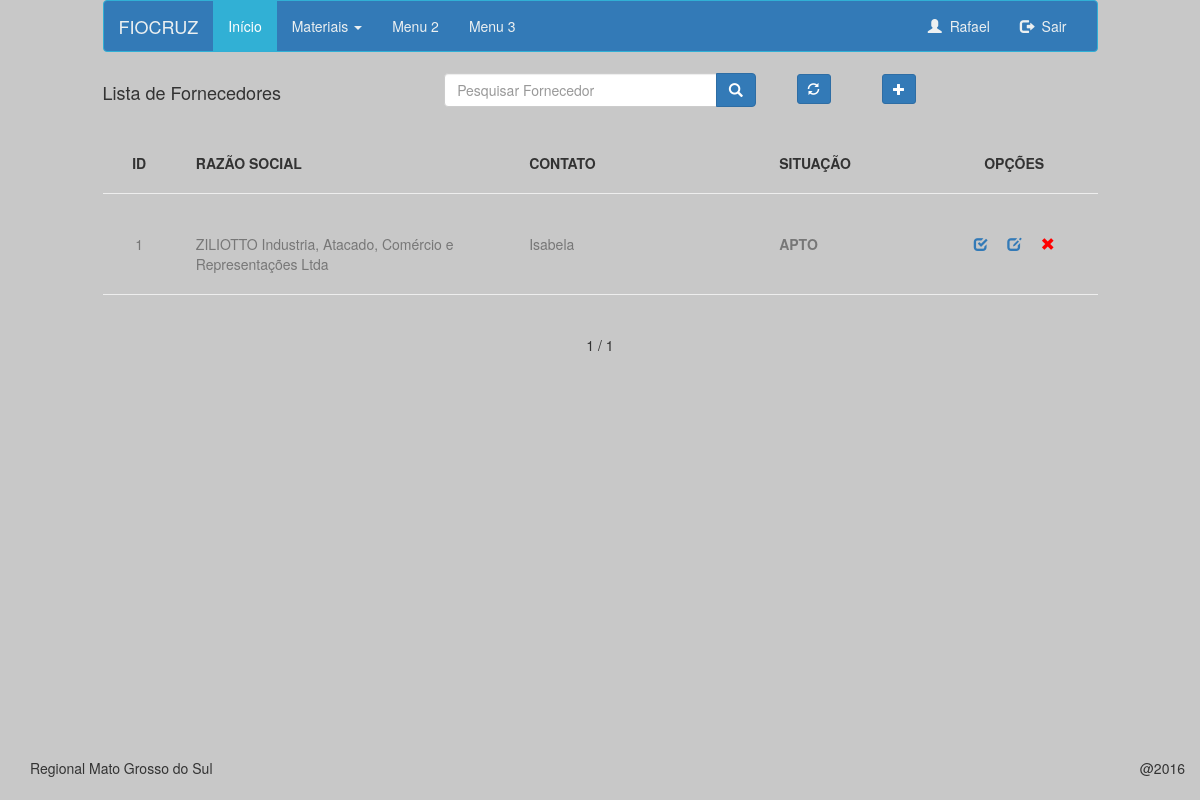
The page /fornecedor/ (signed in) on the database as committed earlier.
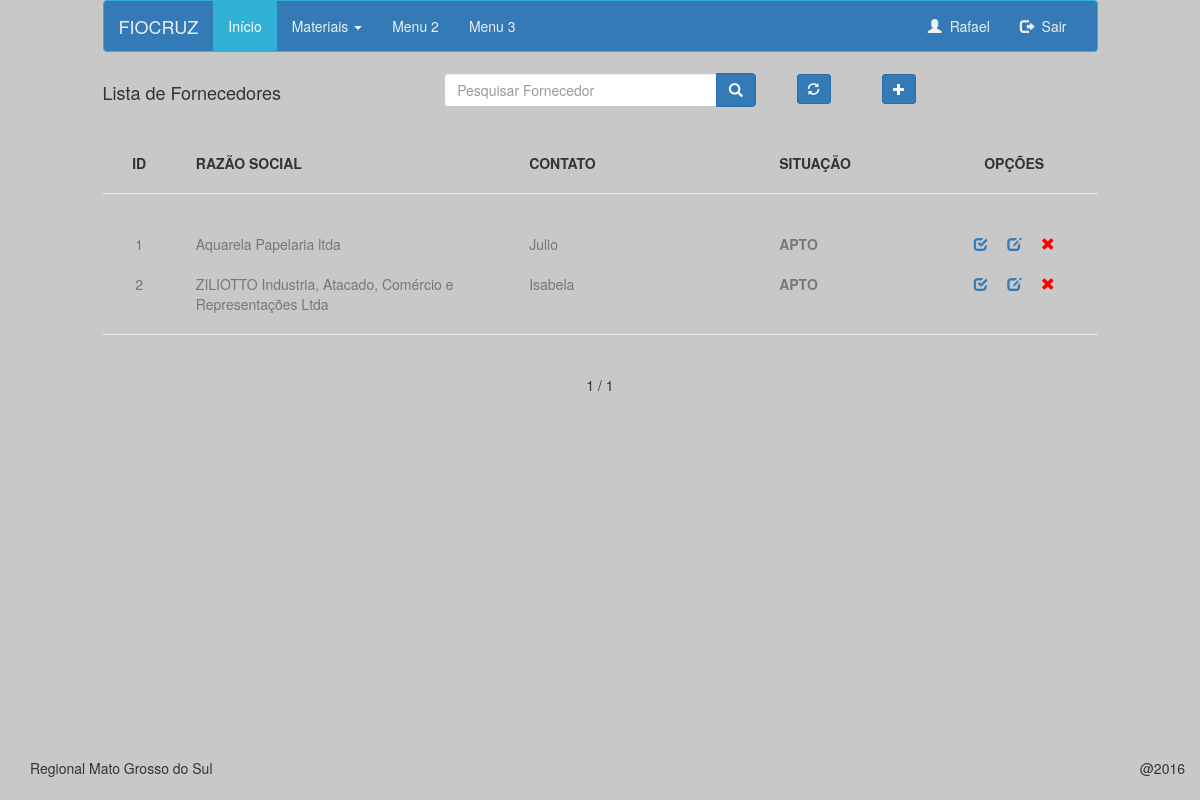
The same page on the database as committed later.
### fornecedor/models.py (models this page shows, shortened)
class Fornecedor(models.Model):
	razaosocial	= models.CharField(max_length=80,null=False)
	nomefantasia= models.CharField(max_length=40,null=False)
	cnpj		= models.CharField(max_length=14,null=False)
	atividade	= models.CharField(max_length=20,null=False)
	estado		= models.ForeignKey(Estado)
	cidade		= models.ForeignKey(Municipio)
	endereco 	= models.CharField(max_length=40,null=False)
	numero		= models.CharField(max_length=6,null=False)
	complemento	= models.CharField(max_length=40,null=True)
	cep			= models.CharField(max_length=8,null=False)
	telefone	= models.CharField(max_length=20,null=False)
	contato		= models.CharField(max_length=40,null=True)
	criado	 	= models.DateTimeField(auto_now=False,auto_now_add=True)
	atualizado 	= models.DateTimeField(auto_now=True,auto_now_add=False)
	situacao	= models.BooleanField()
	usuario	    = models.ForeignKey(settings.AUTH_USER_MODEL)
	class Meta:
		ordering = ['-atualizado','-criado']
		permissions = (
            ('pode_administrar', 'Pode Administrar'),
        )
	def get_absolute_url(self):
		return reverse('fornecedor:detalhe', kwargs={'id':self.id})

### fornecedor/views.py (the view)
@login_required
def fornecedor_lista(request):
	queryset_list = Fornecedor.objects.all()
	page_request_var='Pagina'
	query = request.GET.get('q')
	if query:
		queryset_list = queryset_list.filter(nomefantasia__icontains=query)
	paginator = Paginator(queryset_list, 8)
	page = request.GET.get(page_request_var)
	try:
		queryset_list = paginator.page(page)
	except PageNotAnInteger:
		queryset_list = paginator.page(1)
	except EmptyPage:
		queryset_list = paginator.page(paginator.num_pages)
	context = { 'fornecedores':queryset_list,
				'page_request_var':page_request_var }
	return render(request,'fornecedor_lista.html', context)

### fornecedor/templates/fornecedor_lista.html (shortened to what this page needs)
{% extends 'base.html' %}
{% block header %}
<div class="row">
    <div class="col-sm-4">
        <h4>Lista de Fornecedores</h4>
    </div>
    <form method='GET' action=''>
	    <div class="col-sm-4">
	        <div class="input-group">
	            <input name="q" class="form-control" id="search" type="text" placeholder="Pesquisar Fornecedor" value='{{request.GET.q}}'>
		            <span class="input-group-btn">
	                <button title='Pesquisar' class="btn btn-primary" type="submit">
	                    <span class="glyphicon glyphicon-search"></span>
	                </button>
	            </span>
	        </div>
		</div>
	    <div class="col-sm-2">
	    </div>
    </form>
    <div class="col-sm-2">
    </div>
    <form>
    	<div class="col-sm-1 text-center">
        	<button title='Atualizar fornecedor' class='btn btn-primary btn-sm' type='submit' formaction="{%  url 'fornecedor:lista' %}">
	        	<span class="glyphicon glyphicon-refresh"></span></button>
    	</div>
    	<div class="col-sm-1 text-center">
    	{% if perms.armazem.pode_administrar %}
        	<button title='Novo fornecedor' class='btn btn-primary btn-sm' type='submit' formaction="{%  url 'fornecedor:cria' %}">
	        	<span class="glyphicon glyphicon-plus"></span></button>
	    {% endif %}
	    </div>
   	</form>
</div>
{% endblock %}
{% block main %}
	<br><br>
	<div class='row'>
		<div class='col-sm-12'>
		    <ul class="list-inline">
		    	<div class='col-sm-1 text-center'>
		        	<li><strong>ID</strong></li>
		        </div>
		        <div class='col-sm-4'>
		        	<li><strong>RAZÃO SOCIAL</strong></li>
		        </div>
		        <div class='col-sm-3'>
		        	<li><strong>CONTATO</strong></li>
		        </div>
		        <div class='col-sm-2'>
		        	<li><strong>SITUAÇÃO</strong></li>
		        </div>
		        <div class='col-sm-2 text-center'>
		        	<li><strong>OPÇÕES</strong></li>
		    	</div>
		    </ul>
	    </div>
    </div><hr>
	{% for obj in fornecedores %}
	    <div class='row'><br>
	    	<div class='col-sm-12 text-muted'>
			    <ul class="list-inline">
			    <div class='col-sm-1'>
			        <li class='text-center'>{{forloop.counter}}</li>
			    </div>
			    <div class='col-sm-4'>
			        <li>{{obj.razaosocial}}</li>
			    </div>
			    <div class='col-sm-3'>
			        <li>{{obj.contato}}</li>
			    </div>
			    <div class='col-sm-2'>
			    	<li><strong>
			    	{% if obj.situacao %}
		        		APTO
			    	{% else %}
			    		NÃO APTO
			    	{% endif %}
			    	</strong></li>
		        </div>
			    <div class='col-sm-2 text-center'>
	                <a href='{{ obj.get_absolute_url }}'>
	                   	<span title='Visualizar' class="glyphicon glyphicon-check"></span>
	                </a>&nbsp;&nbsp;&nbsp;
	                {% if perms.armazem.pode_administrar %}
	                <a href='{% url "fornecedor:edita" obj.id %}'>
	                   	<span title='Editar' class="glyphicon glyphicon-edit"></span>
	                </a>&nbsp;&nbsp;&nbsp;
	                <a href='{% url "fornecedor:apaga" obj.id %}'>
	                   	<span style="color:red" title='Excluir' class="glyphicon glyphicon-remove"></span>
	                </a>
	                {% endif %}
			    </div>
			    </ul>
		    </div>
	  	</div>
	{% endfor %}
	<hr>
	<div class='text-center'>
	<div class="pagination">
	    <span class="step-links">
	        <span class="current">
	            {{ fornecedores.number }} / {{ fornecedores.paginator.num_pages }}
	        </span>
	    </span>
	</div>
	</div>
{% endblock %}

Rows that differ between the two databases and show on the page:
added Fornecedor: razaosocial "Aquarela Papelaria ltda", contato "Julio", situacao "APTO"
